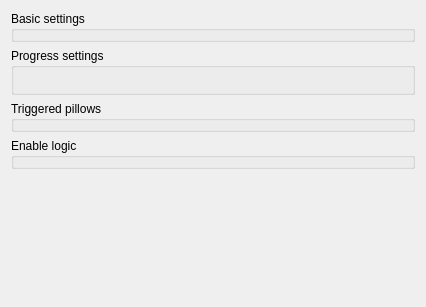
<?xml version="1.0" encoding="UTF-8"?>
<ui version="4.0">
 <class>ILineEdit</class>
 <widget class="QWidget" name="ILineEdit">
  <property name="geometry">
   <rect>
    <x>0</x>
    <y>0</y>
    <width>426</width>
    <height>307</height>
   </rect>
  </property>
  <property name="windowTitle">
   <string>LineEdit preferences</string>
  </property>
  <layout class="QVBoxLayout" name="verticalLayout">
   <item>
    <widget class="GroupBox" name="groupBox">
     <property name="title">
      <string>Basic settings</string>
     </property>
     <property name="template" stdset="0">
      <string>inspector-groupbox-roomandpath</string>
     </property>
    </widget>
   </item>
   <item>
    <widget class="QGroupBox" name="groupBox_4">
     <property name="title">
      <string>Progress settings</string>
     </property>
     <layout class="QGridLayout" name="gridLayout">
      <item row="0" column="0">
       <widget class="NumericLineEdit" name="numericLineEdit">
        <property name="template" stdset="0">
         <string>inspector-minimum</string>
        </property>
       </widget>
      </item>
      <item row="1" column="0">
       <widget class="NumericLineEdit" name="numericLineEdit_2">
        <property name="template" stdset="0">
         <string>inspector-maximum</string>
        </property>
       </widget>
      </item>
     </layout>
    </widget>
   </item>
   <item>
    <widget class="GroupBox" name="groupBox_3">
     <property name="title">
      <string>Triggered pillows</string>
     </property>
     <property name="template" stdset="0">
      <string>inspector-groupbox-triggeredpillows</string>
     </property>
    </widget>
   </item>
   <item>
    <widget class="GroupBox" name="groupBox_2">
     <property name="title">
      <string>Enable logic</string>
     </property>
     <property name="template" stdset="0">
      <string>inspector-groupbox-enablelogic</string>
     </property>
    </widget>
   </item>
   <item>
    <spacer name="verticalSpacer">
     <property name="orientation">
      <enum>Qt::Vertical</enum>
     </property>
     <property name="sizeHint" stdset="0">
      <size>
       <width>20</width>
       <height>40</height>
      </size>
     </property>
    </spacer>
   </item>
  </layout>
 </widget>
 <customwidgets>
  <customwidget>
   <class>GroupBox</class>
   <extends>QGroupBox</extends>
   <header>wallaby.frontends.qt.widgets.containers.groupBox</header>
  </customwidget>
  <customwidget>
   <class>NumericLineEdit</class>
   <extends>QWidget</extends>
   <header>wallaby.frontends.qt.widgets.edits.numericLineEdit</header>
  </customwidget>
 </customwidgets>
 <resources/>
 <connections/>
</ui>
